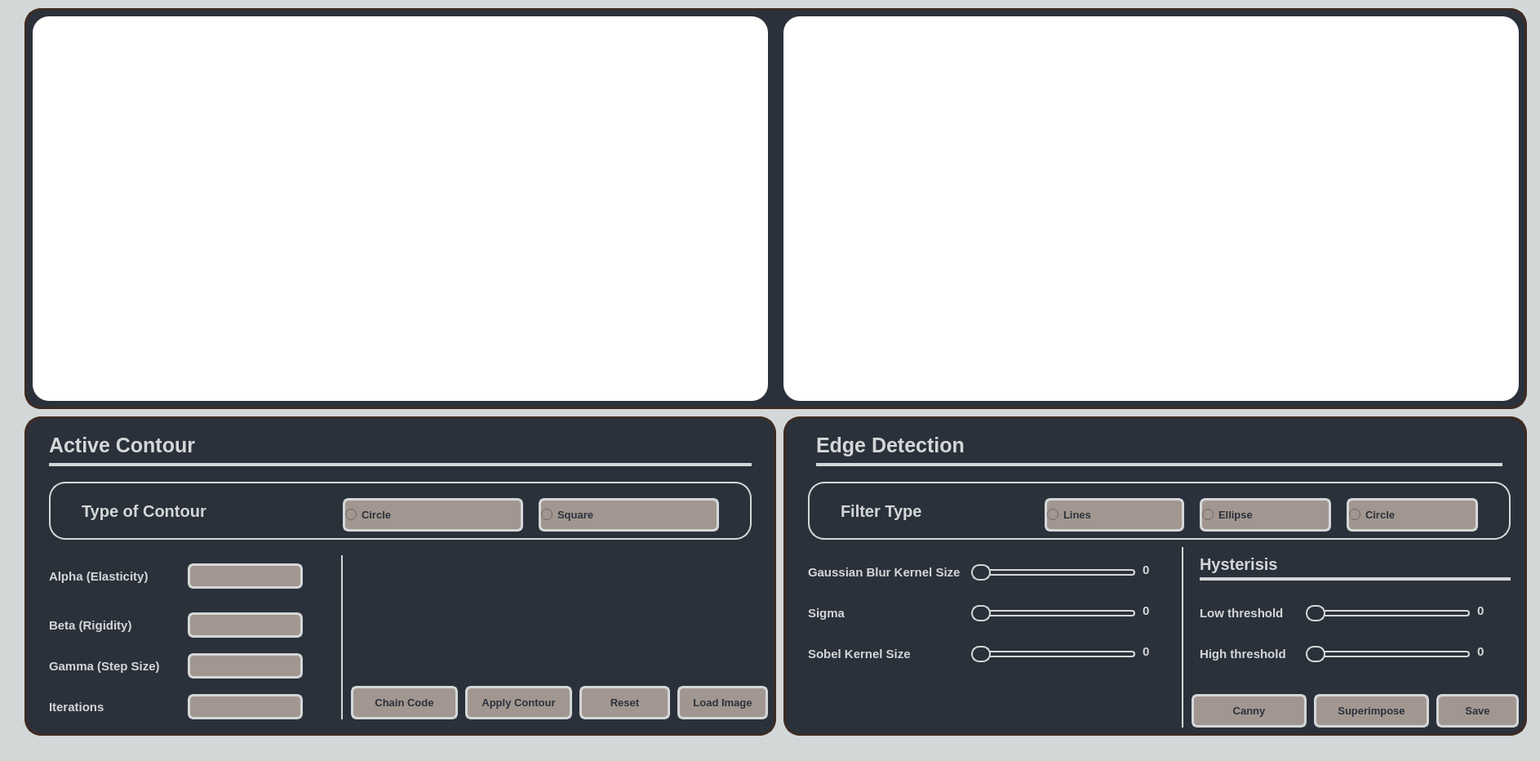
<?xml version="1.0" encoding="UTF-8"?>
<ui version="4.0">
 <class>MainWindow</class>
 <widget class="QMainWindow" name="MainWindow">
  <property name="geometry">
   <rect>
    <x>0</x>
    <y>0</y>
    <width>1887</width>
    <height>932</height>
   </rect>
  </property>
  <property name="windowTitle">
   <string>MainWindow</string>
  </property>
  <property name="styleSheet">
   <string notr="true">background-color:#D4D7D8;</string>
  </property>
  <widget class="QWidget" name="centralwidget">
   <widget class="QLabel" name="label">
    <property name="geometry">
     <rect>
      <x>30</x>
      <y>10</y>
      <width>1841</width>
      <height>491</height>
     </rect>
    </property>
    <property name="styleSheet">
     <string notr="true">background-color:#2B313B;
border-radius:20px;
border:3px solid #3E2B22;</string>
    </property>
    <property name="text">
     <string/>
    </property>
   </widget>
   <widget class="QLabel" name="label_2">
    <property name="geometry">
     <rect>
      <x>30</x>
      <y>510</y>
      <width>921</width>
      <height>391</height>
     </rect>
    </property>
    <property name="styleSheet">
     <string notr="true">background-color:#2B313B;
border-radius:20px;
border:3px solid #3E2B22;</string>
    </property>
    <property name="text">
     <string/>
    </property>
   </widget>
   <widget class="QLabel" name="label_3">
    <property name="geometry">
     <rect>
      <x>960</x>
      <y>510</y>
      <width>911</width>
      <height>391</height>
     </rect>
    </property>
    <property name="styleSheet">
     <string notr="true">background-color:#2B313B;
border-radius:20px;
border:3px solid #3E2B22;</string>
    </property>
    <property name="text">
     <string/>
    </property>
   </widget>
   <widget class="QLabel" name="InputImage">
    <property name="geometry">
     <rect>
      <x>40</x>
      <y>20</y>
      <width>901</width>
      <height>471</height>
     </rect>
    </property>
    <property name="styleSheet">
     <string notr="true">background-color:white;
border-radius:20px;</string>
    </property>
   </widget>
   <widget class="QLabel" name="OutputImage">
    <property name="geometry">
     <rect>
      <x>960</x>
      <y>20</y>
      <width>901</width>
      <height>471</height>
     </rect>
    </property>
    <property name="styleSheet">
     <string notr="true">background-color:white;
border-radius:20px;</string>
    </property>
   </widget>
   <widget class="QLabel" name="label_4">
    <property name="geometry">
     <rect>
      <x>60</x>
      <y>520</y>
      <width>861</width>
      <height>51</height>
     </rect>
    </property>
    <property name="styleSheet">
     <string notr="true">background-color:#2B313B;
color:#D4D7D8;
font-size:25px;
border-bottom: 4px solid #D4D7D8;
font-weight:bold;</string>
    </property>
    <property name="text">
     <string>Active Contour</string>
    </property>
   </widget>
   <widget class="QLabel" name="label_5">
    <property name="geometry">
     <rect>
      <x>1000</x>
      <y>520</y>
      <width>841</width>
      <height>51</height>
     </rect>
    </property>
    <property name="styleSheet">
     <string notr="true">background-color:#2B313B;
color:#D4D7D8;
font-size:25px;
border-bottom: 4px solid #D4D7D8;
font-weight:bold;</string>
    </property>
    <property name="text">
     <string>Edge Detection</string>
    </property>
   </widget>
   <widget class="QRadioButton" name="CircleContourButton">
    <property name="geometry">
     <rect>
      <x>420</x>
      <y>610</y>
      <width>221</width>
      <height>41</height>
     </rect>
    </property>
    <property name="styleSheet">
     <string notr="true"> background-color: #A29790;
 border-radius: 7px;
 color: #2B313B;
 font-size: 13px;
 font-weight: 700;
border:3px solid #D4D7D8;
 letter-spacing: .8px;
 line-height: 20px;
 text-align: center;
 text-transform: uppercase;</string>
    </property>
    <property name="text">
     <string>Circle</string>
    </property>
   </widget>
   <widget class="QRadioButton" name="SquareContourButton">
    <property name="geometry">
     <rect>
      <x>660</x>
      <y>610</y>
      <width>221</width>
      <height>41</height>
     </rect>
    </property>
    <property name="styleSheet">
     <string notr="true"> background-color: #A29790;
 border-radius: 7px;
 color: #2B313B;
 font-size: 13px;
 font-weight: 700;
border:3px solid #D4D7D8;
 letter-spacing: .8px;
 line-height: 20px;
 text-align: center;
 text-transform: uppercase;</string>
    </property>
    <property name="text">
     <string>Square</string>
    </property>
   </widget>
   <widget class="QLineEdit" name="AlphaText">
    <property name="geometry">
     <rect>
      <x>230</x>
      <y>690</y>
      <width>141</width>
      <height>31</height>
     </rect>
    </property>
    <property name="styleSheet">
     <string notr="true"> background-color: #A29790;
 border-radius: 7px;
 color: #2B313B;
 font-size: 13px;
 font-weight: 700;
border:3px solid #D4D7D8;
 letter-spacing: .8px;
 line-height: 20px;
 text-align: center;
 text-transform: uppercase;</string>
    </property>
   </widget>
   <widget class="QLineEdit" name="BetaText">
    <property name="geometry">
     <rect>
      <x>230</x>
      <y>750</y>
      <width>141</width>
      <height>31</height>
     </rect>
    </property>
    <property name="styleSheet">
     <string notr="true"> background-color: #A29790;
 border-radius: 7px;
 color: #2B313B;
 font-size: 13px;
 font-weight: 700;
border:3px solid #D4D7D8;
 letter-spacing: .8px;
 line-height: 20px;
 text-align: center;
 text-transform: uppercase;</string>
    </property>
   </widget>
   <widget class="QLineEdit" name="GammaText">
    <property name="geometry">
     <rect>
      <x>230</x>
      <y>800</y>
      <width>141</width>
      <height>31</height>
     </rect>
    </property>
    <property name="styleSheet">
     <string notr="true"> background-color: #A29790;
 border-radius: 7px;
 color: #2B313B;
 font-size: 13px;
 font-weight: 700;
border:3px solid #D4D7D8;
 letter-spacing: .8px;
 line-height: 20px;
 text-align: center;
 text-transform: uppercase;</string>
    </property>
   </widget>
   <widget class="QLineEdit" name="IterationsText">
    <property name="geometry">
     <rect>
      <x>230</x>
      <y>850</y>
      <width>141</width>
      <height>31</height>
     </rect>
    </property>
    <property name="styleSheet">
     <string notr="true"> background-color: #A29790;
 border-radius: 7px;
 color: #2B313B;
 font-size: 13px;
 font-weight: 700;
border:3px solid #D4D7D8;
 letter-spacing: .8px;
 line-height: 20px;
 text-align: center;
 text-transform: uppercase;</string>
    </property>
   </widget>
   <widget class="QLabel" name="label_6">
    <property name="geometry">
     <rect>
      <x>60</x>
      <y>690</y>
      <width>141</width>
      <height>31</height>
     </rect>
    </property>
    <property name="styleSheet">
     <string notr="true">background-color:#2B313B;
color:#D4D7D8;
font-size:15px;
font-weight:bold;</string>
    </property>
    <property name="text">
     <string>Alpha (Elasticity)</string>
    </property>
   </widget>
   <widget class="QLabel" name="label_7">
    <property name="geometry">
     <rect>
      <x>60</x>
      <y>750</y>
      <width>131</width>
      <height>31</height>
     </rect>
    </property>
    <property name="styleSheet">
     <string notr="true">background-color:#2B313B;
color:#D4D7D8;
font-size:15px;
font-weight:bold;</string>
    </property>
    <property name="text">
     <string>Beta (Rigidity)</string>
    </property>
   </widget>
   <widget class="QLabel" name="label_8">
    <property name="geometry">
     <rect>
      <x>60</x>
      <y>800</y>
      <width>151</width>
      <height>31</height>
     </rect>
    </property>
    <property name="styleSheet">
     <string notr="true">background-color:#2B313B;
color:#D4D7D8;
font-size:15px;
font-weight:bold;</string>
    </property>
    <property name="text">
     <string>Gamma (Step Size)</string>
    </property>
   </widget>
   <widget class="QLabel" name="label_9">
    <property name="geometry">
     <rect>
      <x>60</x>
      <y>850</y>
      <width>81</width>
      <height>31</height>
     </rect>
    </property>
    <property name="styleSheet">
     <string notr="true">background-color:#2B313B;
color:#D4D7D8;
font-size:15px;
font-weight:bold;</string>
    </property>
    <property name="text">
     <string>Iterations</string>
    </property>
   </widget>
   <widget class="QPushButton" name="ApplyContourButton">
    <property name="geometry">
     <rect>
      <x>570</x>
      <y>840</y>
      <width>131</width>
      <height>41</height>
     </rect>
    </property>
    <property name="styleSheet">
     <string notr="true">QPushButton{
 background-color: #A29790;
 border-radius: 7px;
 color: #2B313B;
 font-size: 13px;
 font-weight: 700;
border:3px solid #D4D7D8;
 letter-spacing: .8px;
 line-height: 20px;
 text-align: center;
 text-transform: uppercase;
	}

QPushButton:hover{
	
	background-color:#998D85;
	}


</string>
    </property>
    <property name="text">
     <string>Apply Contour</string>
    </property>
   </widget>
   <widget class="QPushButton" name="LoadImageButton">
    <property name="geometry">
     <rect>
      <x>830</x>
      <y>840</y>
      <width>111</width>
      <height>41</height>
     </rect>
    </property>
    <property name="styleSheet">
     <string notr="true">QPushButton{
 background-color: #A29790;
 border-radius: 7px;
 color: #2B313B;
 font-size: 13px;
 font-weight: 700;
border:3px solid #D4D7D8;
 letter-spacing: .8px;
 line-height: 20px;
 text-align: center;
 text-transform: uppercase;
	}


QPushButton:hover{
	
	background-color:#998D85;
	}


</string>
    </property>
    <property name="text">
     <string>Load Image</string>
    </property>
   </widget>
   <widget class="QPushButton" name="ResetButton">
    <property name="geometry">
     <rect>
      <x>710</x>
      <y>840</y>
      <width>111</width>
      <height>41</height>
     </rect>
    </property>
    <property name="styleSheet">
     <string notr="true">QPushButton{
 background-color: #A29790;
 border-radius: 7px;
 color: #2B313B;
 font-size: 13px;
 font-weight: 700;
border:3px solid #D4D7D8;
 letter-spacing: .8px;
 line-height: 20px;
 text-align: center;
 text-transform: uppercase;
	}


QPushButton:hover{
	
	background-color:#998D85;
	}

</string>
    </property>
    <property name="text">
     <string>Reset</string>
    </property>
   </widget>
   <widget class="QPushButton" name="SaveButton">
    <property name="geometry">
     <rect>
      <x>1760</x>
      <y>850</y>
      <width>101</width>
      <height>41</height>
     </rect>
    </property>
    <property name="styleSheet">
     <string notr="true">QPushButton{
 background-color: #A29790;
 border-radius: 7px;
 color: #2B313B;
 font-size: 13px;
 font-weight: 700;
border:3px solid #D4D7D8;
 letter-spacing: .8px;
 line-height: 20px;
 text-align: center;
 text-transform: uppercase;
	}


QPushButton:hover{
	
	background-color:#998D85;
	}

</string>
    </property>
    <property name="text">
     <string>Save</string>
    </property>
   </widget>
   <widget class="QRadioButton" name="LineFilterButton">
    <property name="geometry">
     <rect>
      <x>1280</x>
      <y>610</y>
      <width>171</width>
      <height>41</height>
     </rect>
    </property>
    <property name="styleSheet">
     <string notr="true"> background-color: #A29790;
 border-radius: 7px;
 color: #2B313B;
 font-size: 13px;
 font-weight: 700;
border:3px solid #D4D7D8;
 letter-spacing: .8px;
 line-height: 20px;
 text-align: center;
 text-transform: uppercase;</string>
    </property>
    <property name="text">
     <string>Lines</string>
    </property>
   </widget>
   <widget class="QRadioButton" name="EllipesFilterButton">
    <property name="geometry">
     <rect>
      <x>1470</x>
      <y>610</y>
      <width>161</width>
      <height>41</height>
     </rect>
    </property>
    <property name="styleSheet">
     <string notr="true"> background-color: #A29790;
 border-radius: 7px;
 color: #2B313B;
 font-size: 13px;
 font-weight: 700;
border:3px solid #D4D7D8;
 letter-spacing: .8px;
 line-height: 20px;
 text-align: center;
 text-transform: uppercase;</string>
    </property>
    <property name="text">
     <string>Ellipse</string>
    </property>
   </widget>
   <widget class="QRadioButton" name="CircleFilterButton">
    <property name="geometry">
     <rect>
      <x>1650</x>
      <y>610</y>
      <width>161</width>
      <height>41</height>
     </rect>
    </property>
    <property name="styleSheet">
     <string notr="true"> background-color: #A29790;
 border-radius: 7px;
 color: #2B313B;
 font-size: 13px;
 font-weight: 700;
border:3px solid #D4D7D8;
 letter-spacing: .8px;
 line-height: 20px;
 text-align: center;
 text-transform: uppercase;</string>
    </property>
    <property name="text">
     <string>Circle</string>
    </property>
   </widget>
   <widget class="QSlider" name="HighThresholdHorizontalSlider">
    <property name="geometry">
     <rect>
      <x>1600</x>
      <y>790</y>
      <width>201</width>
      <height>22</height>
     </rect>
    </property>
    <property name="styleSheet">
     <string notr="true">QSlider{
	background:#2B313B;
}
QSlider::groove:horizontal {
    height: 8px;
    background: #2B313B; /* Lighter shade of the dark color */
    border-radius: 4px;
}

QSlider::handle:horizontal {
    background:  #2B313B; /* Mid-tone between the dark and lighter colors */
    border: 2px solid #D4D7D8; /* Matches groove */
    width: 20px;
    height: 20px;
    margin: -6px 0;
    border-radius: 10px;
}

QSlider::sub-page:horizontal {
    background: #2B313B; /* Matches handle */
    border-radius: 4px;
}

QSlider::add-page:horizontal {
    background: #2B313B; /* Matches groove */
    border:2px solid #D4D7D8;
    border-radius: 4px;
}
</string>
    </property>
    <property name="minimum">
     <number>2</number>
    </property>
    <property name="maximum">
     <number>20</number>
    </property>
    <property name="orientation">
     <enum>Qt::Horizontal</enum>
    </property>
   </widget>
   <widget class="QLabel" name="label_10">
    <property name="geometry">
     <rect>
      <x>1470</x>
      <y>670</y>
      <width>381</width>
      <height>41</height>
     </rect>
    </property>
    <property name="styleSheet">
     <string notr="true">background-color:#2B313B;
color:#D4D7D8;
font-size:20px;
border-bottom: 4px solid #D4D7D8;
font-weight:bold;</string>
    </property>
    <property name="text">
     <string>Hysterisis</string>
    </property>
   </widget>
   <widget class="QPushButton" name="SuperimposeButton">
    <property name="geometry">
     <rect>
      <x>1610</x>
      <y>850</y>
      <width>141</width>
      <height>41</height>
     </rect>
    </property>
    <property name="styleSheet">
     <string notr="true">QPushButton{
 background-color: #A29790;
 border-radius: 7px;
 color: #2B313B;
 font-size: 13px;
 font-weight: 700;
border:3px solid #D4D7D8;
 letter-spacing: .8px;
 line-height: 20px;
 text-align: center;
 text-transform: uppercase;
	}

QPushButton:hover{
	
	background-color:#998D85;
	}

</string>
    </property>
    <property name="text">
     <string>Superimpose</string>
    </property>
   </widget>
   <widget class="QLabel" name="label_11">
    <property name="geometry">
     <rect>
      <x>60</x>
      <y>590</y>
      <width>861</width>
      <height>71</height>
     </rect>
    </property>
    <property name="styleSheet">
     <string notr="true">background-color:#2B313B;
border-radius:20px;
border:2px solid #D4D7D8;</string>
    </property>
    <property name="text">
     <string/>
    </property>
   </widget>
   <widget class="QLabel" name="label_12">
    <property name="geometry">
     <rect>
      <x>990</x>
      <y>590</y>
      <width>861</width>
      <height>71</height>
     </rect>
    </property>
    <property name="styleSheet">
     <string notr="true">background-color:#2B313B;
border-radius:20px;
border:2px solid #D4D7D8;</string>
    </property>
    <property name="text">
     <string/>
    </property>
   </widget>
   <widget class="QLabel" name="label_13">
    <property name="geometry">
     <rect>
      <x>100</x>
      <y>610</y>
      <width>191</width>
      <height>31</height>
     </rect>
    </property>
    <property name="styleSheet">
     <string notr="true">background-color:#2B313B;
color:#D4D7D8;
font-size:20px;
font-weight:bold;</string>
    </property>
    <property name="text">
     <string>Type of Contour</string>
    </property>
   </widget>
   <widget class="QLabel" name="label_14">
    <property name="geometry">
     <rect>
      <x>1030</x>
      <y>610</y>
      <width>131</width>
      <height>31</height>
     </rect>
    </property>
    <property name="styleSheet">
     <string notr="true">background-color:#2B313B;
color:#D4D7D8;
font-size:20px;
font-weight:bold;</string>
    </property>
    <property name="text">
     <string>Filter Type</string>
    </property>
   </widget>
   <widget class="QLabel" name="label_15">
    <property name="geometry">
     <rect>
      <x>400</x>
      <y>680</y>
      <width>20</width>
      <height>201</height>
     </rect>
    </property>
    <property name="styleSheet">
     <string notr="true">background-color:#2B313B;
border-radius:20px;
border-right:2px solid #D4D7D8;</string>
    </property>
    <property name="text">
     <string/>
    </property>
   </widget>
   <widget class="QLabel" name="label_16">
    <property name="geometry">
     <rect>
      <x>1430</x>
      <y>670</y>
      <width>20</width>
      <height>221</height>
     </rect>
    </property>
    <property name="styleSheet">
     <string notr="true">background-color:#2B313B;
border-radius:20px;
border-right:2px solid #D4D7D8;</string>
    </property>
    <property name="text">
     <string/>
    </property>
   </widget>
   <widget class="QPushButton" name="CannyFilterButton">
    <property name="geometry">
     <rect>
      <x>1460</x>
      <y>850</y>
      <width>141</width>
      <height>41</height>
     </rect>
    </property>
    <property name="styleSheet">
     <string notr="true">QPushButton{
 background-color: #A29790;
 border-radius: 7px;
 color: #2B313B;
 font-size: 13px;
 font-weight: 700;
border:3px solid #D4D7D8;
 letter-spacing: .8px;
 line-height: 20px;
 text-align: center;
 text-transform: uppercase;
	}


QPushButton:hover{
	
	background-color:#998D85;
	}

</string>
    </property>
    <property name="text">
     <string>Canny</string>
    </property>
   </widget>
   <widget class="QPushButton" name="ChainCodeButton">
    <property name="geometry">
     <rect>
      <x>430</x>
      <y>840</y>
      <width>131</width>
      <height>41</height>
     </rect>
    </property>
    <property name="styleSheet">
     <string notr="true">QPushButton{
 background-color: #A29790;
 border-radius: 7px;
 color: #2B313B;
 font-size: 13px;
 font-weight: 700;
border:3px solid #D4D7D8;
 letter-spacing: .8px;
 line-height: 20px;
 text-align: center;
 text-transform: uppercase;
	}

QPushButton:hover{
	
	background-color:#998D85;
	}


</string>
    </property>
    <property name="text">
     <string>Chain Code</string>
    </property>
   </widget>
   <widget class="QSlider" name="GaussianHorizontalSlider">
    <property name="geometry">
     <rect>
      <x>1190</x>
      <y>690</y>
      <width>201</width>
      <height>22</height>
     </rect>
    </property>
    <property name="styleSheet">
     <string notr="true">QSlider{
	background:#2B313B;
}
QSlider::groove:horizontal {
    height: 8px;
    background: #2B313B; /* Lighter shade of the dark color */
    border-radius: 4px;
}

QSlider::handle:horizontal {
    background:  #2B313B; /* Mid-tone between the dark and lighter colors */
    border: 2px solid #D4D7D8; /* Matches groove */
    width: 20px;
    height: 20px;
    margin: -6px 0;
    border-radius: 10px;
}

QSlider::sub-page:horizontal {
    background: #2B313B; /* Matches handle */
    border-radius: 4px;
}

QSlider::add-page:horizontal {
    background: #2B313B; /* Matches groove */
    border:2px solid #D4D7D8;
    border-radius: 4px;
}
</string>
    </property>
    <property name="minimum">
     <number>1</number>
    </property>
    <property name="maximum">
     <number>11</number>
    </property>
    <property name="singleStep">
     <number>2</number>
    </property>
    <property name="orientation">
     <enum>Qt::Horizontal</enum>
    </property>
   </widget>
   <widget class="QSlider" name="SigmaHorizontalSlider">
    <property name="geometry">
     <rect>
      <x>1190</x>
      <y>740</y>
      <width>201</width>
      <height>22</height>
     </rect>
    </property>
    <property name="styleSheet">
     <string notr="true">QSlider{
	background:#2B313B;
}
QSlider::groove:horizontal {
    height: 8px;
    background: #2B313B; /* Lighter shade of the dark color */
    border-radius: 4px;
}

QSlider::handle:horizontal {
    background:  #2B313B; /* Mid-tone between the dark and lighter colors */
    border: 2px solid #D4D7D8; /* Matches groove */
    width: 20px;
    height: 20px;
    margin: -6px 0;
    border-radius: 10px;
}

QSlider::sub-page:horizontal {
    background: #2B313B; /* Matches handle */
    border-radius: 4px;
}

QSlider::add-page:horizontal {
    background: #2B313B; /* Matches groove */
    border:2px solid #D4D7D8;
    border-radius: 4px;
}
</string>
    </property>
    <property name="minimum">
     <number>1</number>
    </property>
    <property name="maximum">
     <number>30</number>
    </property>
    <property name="orientation">
     <enum>Qt::Horizontal</enum>
    </property>
   </widget>
   <widget class="QSlider" name="SobelHorizontalSlider">
    <property name="geometry">
     <rect>
      <x>1190</x>
      <y>790</y>
      <width>201</width>
      <height>22</height>
     </rect>
    </property>
    <property name="styleSheet">
     <string notr="true">QSlider{
	background:#2B313B;
}
QSlider::groove:horizontal {
    height: 8px;
    background: #2B313B; /* Lighter shade of the dark color */
    border-radius: 4px;
}

QSlider::handle:horizontal {
    background:  #2B313B; /* Mid-tone between the dark and lighter colors */
    border: 2px solid #D4D7D8; /* Matches groove */
    width: 20px;
    height: 20px;
    margin: -6px 0;
    border-radius: 10px;
}

QSlider::sub-page:horizontal {
    background: #2B313B; /* Matches handle */
    border-radius: 4px;
}

QSlider::add-page:horizontal {
    background: #2B313B; /* Matches groove */
    border:2px solid #D4D7D8;
    border-radius: 4px;
}
</string>
    </property>
    <property name="minimum">
     <number>1</number>
    </property>
    <property name="maximum">
     <number>11</number>
    </property>
    <property name="singleStep">
     <number>2</number>
    </property>
    <property name="orientation">
     <enum>Qt::Horizontal</enum>
    </property>
   </widget>
   <widget class="QLabel" name="label_17">
    <property name="geometry">
     <rect>
      <x>990</x>
      <y>680</y>
      <width>191</width>
      <height>41</height>
     </rect>
    </property>
    <property name="styleSheet">
     <string notr="true">background-color:#2B313B;
color:#D4D7D8;
font-size:15px;
font-weight:bold;</string>
    </property>
    <property name="text">
     <string>Gaussian Blur Kernel Size</string>
    </property>
   </widget>
   <widget class="QLabel" name="label_18">
    <property name="geometry">
     <rect>
      <x>990</x>
      <y>730</y>
      <width>141</width>
      <height>41</height>
     </rect>
    </property>
    <property name="styleSheet">
     <string notr="true">background-color:#2B313B;
color:#D4D7D8;
font-size:15px;
font-weight:bold;</string>
    </property>
    <property name="text">
     <string>Sigma</string>
    </property>
   </widget>
   <widget class="QLabel" name="label_19">
    <property name="geometry">
     <rect>
      <x>990</x>
      <y>780</y>
      <width>151</width>
      <height>41</height>
     </rect>
    </property>
    <property name="styleSheet">
     <string notr="true">background-color:#2B313B;
color:#D4D7D8;
font-size:15px;
font-weight:bold;</string>
    </property>
    <property name="text">
     <string>Sobel Kernel Size</string>
    </property>
   </widget>
   <widget class="QSlider" name="LowThresholdHorizontalSlider">
    <property name="geometry">
     <rect>
      <x>1600</x>
      <y>740</y>
      <width>201</width>
      <height>22</height>
     </rect>
    </property>
    <property name="styleSheet">
     <string notr="true">QSlider{
	background:#2B313B;
}
QSlider::groove:horizontal {
    height: 8px;
    background: #2B313B; /* Lighter shade of the dark color */
    border-radius: 4px;
}

QSlider::handle:horizontal {
    background:  #2B313B; /* Mid-tone between the dark and lighter colors */
    border: 2px solid #D4D7D8; /* Matches groove */
    width: 20px;
    height: 20px;
    margin: -6px 0;
    border-radius: 10px;
}

QSlider::sub-page:horizontal {
    background: #2B313B; /* Matches handle */
    border-radius: 4px;
}

QSlider::add-page:horizontal {
    background: #2B313B; /* Matches groove */
    border:2px solid #D4D7D8;
    border-radius: 4px;
}
</string>
    </property>
    <property name="minimum">
     <number>1</number>
    </property>
    <property name="maximum">
     <number>10</number>
    </property>
    <property name="orientation">
     <enum>Qt::Horizontal</enum>
    </property>
   </widget>
   <widget class="QLabel" name="label_20">
    <property name="geometry">
     <rect>
      <x>1470</x>
      <y>780</y>
      <width>111</width>
      <height>41</height>
     </rect>
    </property>
    <property name="styleSheet">
     <string notr="true">background-color:#2B313B;
color:#D4D7D8;
font-size:15px;
font-weight:bold;</string>
    </property>
    <property name="text">
     <string>High threshold</string>
    </property>
   </widget>
   <widget class="QLabel" name="label_21">
    <property name="geometry">
     <rect>
      <x>1470</x>
      <y>730</y>
      <width>111</width>
      <height>41</height>
     </rect>
    </property>
    <property name="styleSheet">
     <string notr="true">background-color:#2B313B;
color:#D4D7D8;
font-size:15px;
font-weight:bold;</string>
    </property>
    <property name="text">
     <string>Low threshold</string>
    </property>
   </widget>
   <widget class="QLabel" name="Gaussian">
    <property name="geometry">
     <rect>
      <x>1400</x>
      <y>690</y>
      <width>31</width>
      <height>16</height>
     </rect>
    </property>
    <property name="styleSheet">
     <string notr="true">background-color:#2B313B;
color:#D4D7D8;
font-size:15px;
font-weight:bold;</string>
    </property>
    <property name="text">
     <string>0</string>
    </property>
   </widget>
   <widget class="QLabel" name="Sigma">
    <property name="geometry">
     <rect>
      <x>1400</x>
      <y>740</y>
      <width>31</width>
      <height>16</height>
     </rect>
    </property>
    <property name="styleSheet">
     <string notr="true">background-color:#2B313B;
color:#D4D7D8;
font-size:15px;
font-weight:bold;</string>
    </property>
    <property name="text">
     <string>0</string>
    </property>
   </widget>
   <widget class="QLabel" name="Sobel">
    <property name="geometry">
     <rect>
      <x>1400</x>
      <y>790</y>
      <width>31</width>
      <height>16</height>
     </rect>
    </property>
    <property name="styleSheet">
     <string notr="true">background-color:#2B313B;
color:#D4D7D8;
font-size:15px;
font-weight:bold;</string>
    </property>
    <property name="text">
     <string>0</string>
    </property>
   </widget>
   <widget class="QLabel" name="Lowthreshold">
    <property name="geometry">
     <rect>
      <x>1810</x>
      <y>740</y>
      <width>31</width>
      <height>16</height>
     </rect>
    </property>
    <property name="styleSheet">
     <string notr="true">background-color:#2B313B;
color:#D4D7D8;
font-size:15px;
font-weight:bold;</string>
    </property>
    <property name="text">
     <string>0</string>
    </property>
   </widget>
   <widget class="QLabel" name="Highthreshold">
    <property name="geometry">
     <rect>
      <x>1810</x>
      <y>790</y>
      <width>31</width>
      <height>16</height>
     </rect>
    </property>
    <property name="styleSheet">
     <string notr="true">background-color:#2B313B;
color:#D4D7D8;
font-size:15px;
font-weight:bold;</string>
    </property>
    <property name="text">
     <string>0</string>
    </property>
   </widget>
   <zorder>label</zorder>
   <zorder>label_2</zorder>
   <zorder>label_3</zorder>
   <zorder>InputImage</zorder>
   <zorder>OutputImage</zorder>
   <zorder>label_4</zorder>
   <zorder>label_5</zorder>
   <zorder>GammaText</zorder>
   <zorder>IterationsText</zorder>
   <zorder>label_6</zorder>
   <zorder>label_7</zorder>
   <zorder>label_8</zorder>
   <zorder>label_9</zorder>
   <zorder>ApplyContourButton</zorder>
   <zorder>LoadImageButton</zorder>
   <zorder>ResetButton</zorder>
   <zorder>SaveButton</zorder>
   <zorder>label_10</zorder>
   <zorder>SuperimposeButton</zorder>
   <zorder>label_11</zorder>
   <zorder>SquareContourButton</zorder>
   <zorder>CircleContourButton</zorder>
   <zorder>label_12</zorder>
   <zorder>LineFilterButton</zorder>
   <zorder>EllipesFilterButton</zorder>
   <zorder>CircleFilterButton</zorder>
   <zorder>label_13</zorder>
   <zorder>label_14</zorder>
   <zorder>label_15</zorder>
   <zorder>BetaText</zorder>
   <zorder>AlphaText</zorder>
   <zorder>HighThresholdHorizontalSlider</zorder>
   <zorder>label_16</zorder>
   <zorder>CannyFilterButton</zorder>
   <zorder>ChainCodeButton</zorder>
   <zorder>GaussianHorizontalSlider</zorder>
   <zorder>SigmaHorizontalSlider</zorder>
   <zorder>SobelHorizontalSlider</zorder>
   <zorder>label_17</zorder>
   <zorder>label_18</zorder>
   <zorder>label_19</zorder>
   <zorder>LowThresholdHorizontalSlider</zorder>
   <zorder>label_20</zorder>
   <zorder>label_21</zorder>
   <zorder>Gaussian</zorder>
   <zorder>Sigma</zorder>
   <zorder>Sobel</zorder>
   <zorder>Lowthreshold</zorder>
   <zorder>Highthreshold</zorder>
  </widget>
  <widget class="QStatusBar" name="statusbar"/>
 </widget>
 <resources/>
 <connections/>
</ui>
